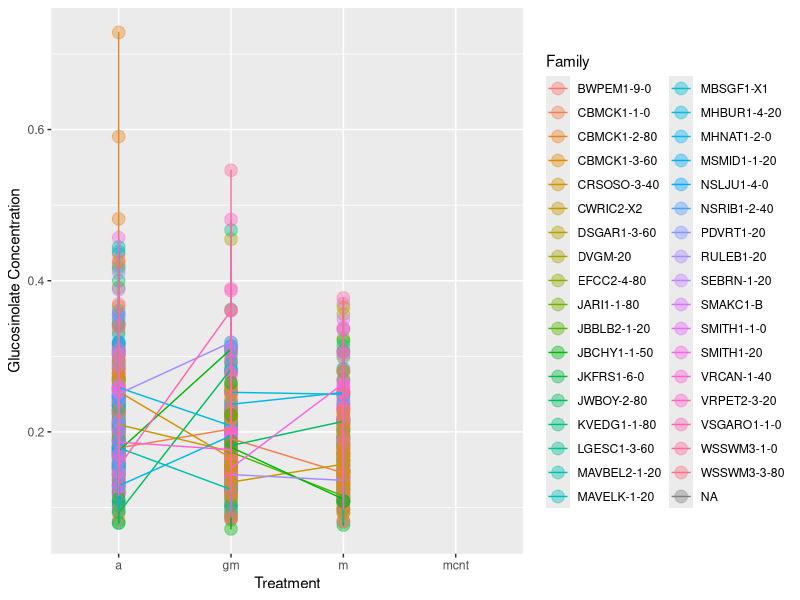
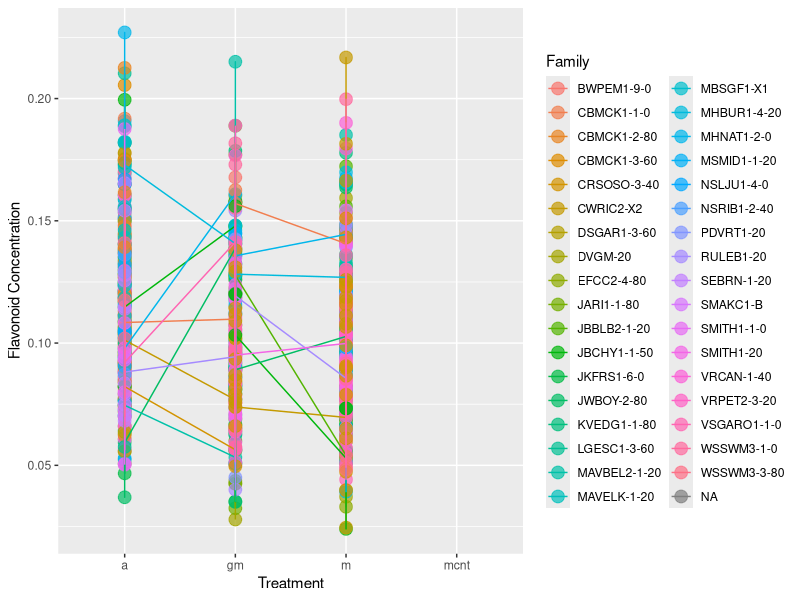
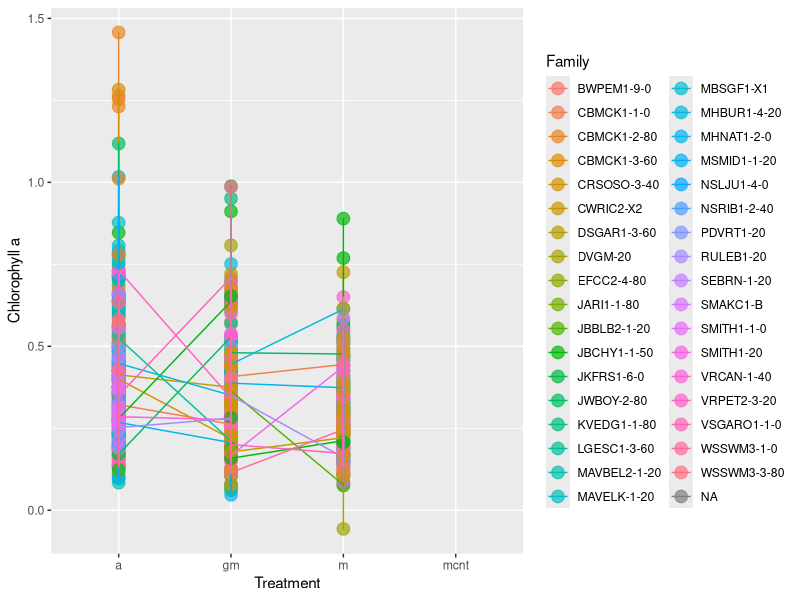
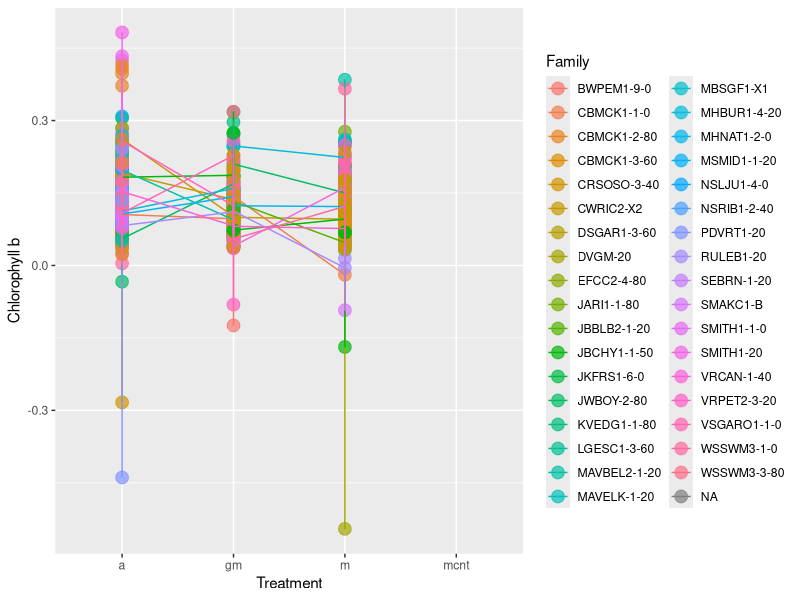
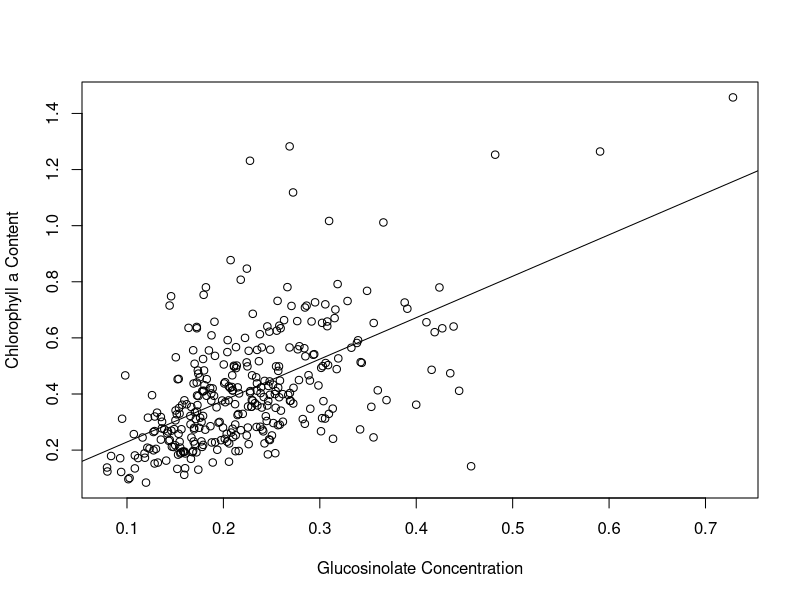
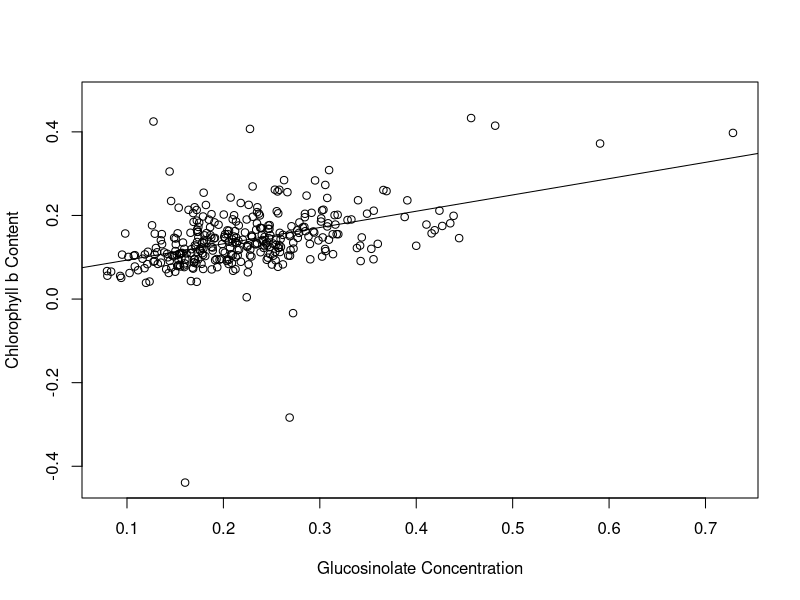
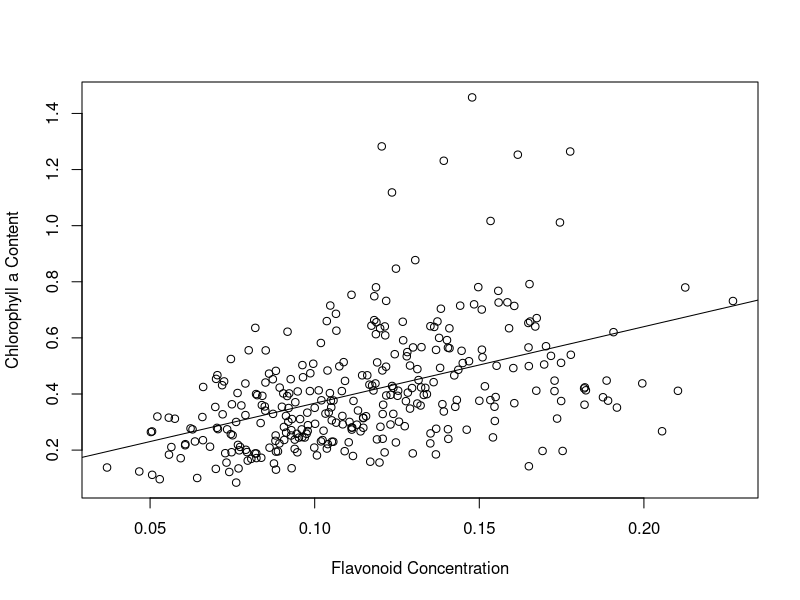
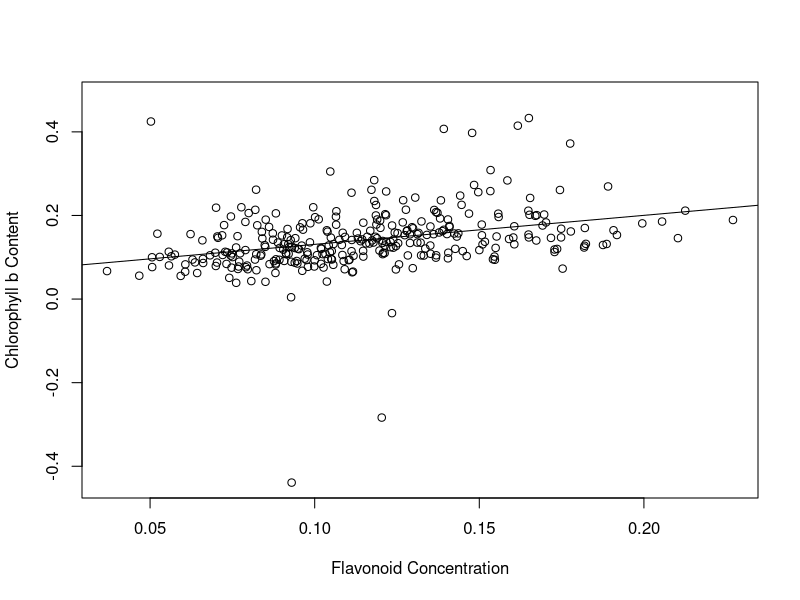

The R script that drew these images, in order: (Note: this script raises an error after producing the figures.)
## ---- chunk 1
gmdata <- read.csv("DataSynthesis.csv",stringsAsFactors = F)
## ---- chunk 2
library(dplyr)

for(i in 1:length(gmdata$Tag)){
  if(length(strsplit(gmdata$Tag[i],"|", fixed = TRUE) [[1]])>2){
    fam <- strsplit(gmdata$Tag[i],"|", fixed = TRUE) [[1]][2] #splits into family
  gmdata$Family[i] <- fam
  }
  else gmdata$Family[i]<-NA #(For no, code for maple control later)
}
gmdata
## ---- chunk 3
library(ggplot2)


ggplot(data = gmdata, aes(x = treatment, y =  gluc_Conc, colour = Family))+
  geom_point(size = 4, alpha = 0.4)+
  geom_line(aes(group = Family))+
  labs(x = "Treatment", y = "Glucosinolate Concentration", colour = "Family")
## ---- chunk 4
ggplot(data = gmdata, aes(x = treatment, y =  flav_Conc, colour = Family))+
  geom_point(size = 4, alpha = 0.7)+
  geom_line(aes(group = Family))+
  labs(x = "Treatment", y = "Flavonoid Concentration", fill = "Family")
## ---- chunk 5
ggplot(data = gmdata, aes(x = treatment, y = ChlorA, colour = Family))+
  geom_point(size = 4, alpha = 0.7)+
  geom_line(aes(group = Family))+
  labs(x = "Treatment", y = "Chlorophyll a", fill = "Family")
## ---- chunk 6
ggplot(data = gmdata, aes(x = treatment, y =  ChlorB, colour = Family))+
  geom_point(size = 4, alpha = 0.7)+
  geom_line(aes(group = Family))+
  labs(x = "Treatment", y = "Chlorophyll b", fill = "Family")
## ---- chunk 7
#separate plants into alone treatment
ALN <- gmdata[grepl("a",gmdata$treatment),]

#chlorophyll a
plot(ALN$ChlorA ~ ALN$gluc_Conc, data = ALN, xlab = "Glucosinolate Concentration", ylab = "Chlorophyll a Content")
abline(lm(ALN$ChlorA ~ ALN$gluc_Conc, data = ALN))

#chlorophyll b
plot(ALN$ChlorB ~ ALN$gluc_Conc, data = ALN, xlab = "Glucosinolate Concentration", ylab = "Chlorophyll b Content")
abline(lm(ALN$ChlorB ~ ALN$gluc_Conc, data = ALN))
## ---- chunk 8
#chlorophyll a
plot(ALN$ChlorA ~ ALN$flav_Conc, data = ALN, xlab = "Flavonoid Concentration", ylab = "Chlorophyll a Content")
abline(lm(ALN$ChlorA ~ ALN$flav_Conc, data = ALN))

#chlorophyll b
plot(ALN$ChlorB ~ ALN$flav_Conc, data = ALN, xlab = "Flavonoid Concentration", ylab = "Chlorophyll b Content")
abline(lm(ALN$ChlorB ~ ALN$flav_Conc, data = ALN))
## ---- chunk 9
#separate plants into maple treatment
MPL <- gmdata[grepl("m",gmdata$treatment),]
#chlorophyll a
plot(MPL$ChlorA ~ MPL$gluc_Conc, data = MPL, xlab = "Glucosinolate Concentration", ylab = "Chlorophyll a Content")
abline(lm(MPL$ChlorA ~ MPL$gluc_Conc, data = MPL))

#chlorophyll b
plot(MPL$ChlorB ~ MPL$gluc_Conc, data = MPL, xlab = "Glucosinolate Concentration", ylab = "Chlorophyll b Content")
abline(lm(MPL$ChlorB ~ MPL$gluc_Conc, data = MPL))
## ---- chunk 10
#separate plants into maple treatment
GM <- gmdata[grepl("gm",gmdata$treatment),]
#chlorophyll a
plot(GM$ChlorA ~ GM$gluc_Conc, data = GM, xlab = "Glucosinolate Concentration", ylab = "Chlorophyll a Content")
abline(lm(GM$ChlorA ~ GM$gluc_Conc, data = GM))

#chlorophyll b
plot(GM$ChlorB ~ GM$gluc_Conc, data = GM, xlab = "Glucosinolate Concentration", ylab = "Chlorophyll b Content")
abline(lm(GM$ChlorB ~ GM$gluc_Conc, data = GM))
## ---- chunk 11
plot(gmdata$ChlorA[gmdata$treatment=="m"] ~ gmdata$ChlorA[gmdata$treatment=="gm"])
  #error: variable lengths must be the same                                                  
